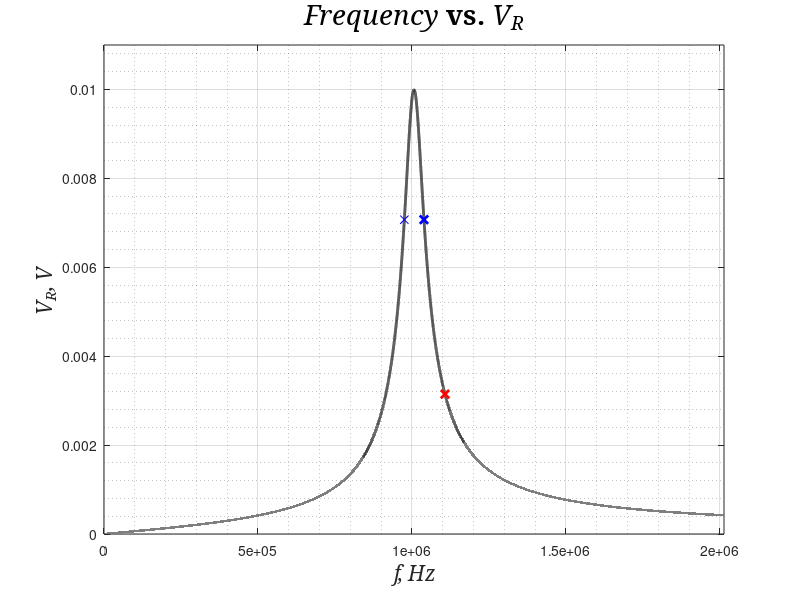

This figure's MATLAB source: (Note: this script raises an error after producing the figure.)
%{
% Script file: Radio_receiver.m
% 
% Purpose:
%     a) To calculate and plot the RMS voltage on the resistive load V_r as a function 
% of frequency; values of the capacitance C, inductance L, resistance R and
% signal voltage V_0 are provided;
%     b) To calculate the response of the RMS voltage V_r if the frequency
% is changed to 10% greater then the resonant frequency; say how selective
% is the radio receiver;
%     c) To calculate at what frequencies will V_r drop to half of the voltage at
% the resonant frequency
%
% Record of revisions:
%       Date         Programmer       Description of change
%     ========      =============     =====================
%     01/15/22      T. K. Koziupa         Original code
% 
% Define variables:
%     L -- The inductance value of the RLC circuit, units: Henries;
%     C -- The capacitance value of the RLC circuit, units: Farads;
%     R -- The resistance value of the RLC circuit, units: Ohms;
%     V_0 -- The input signal level of the RLC circuit, units: Volts;
%     f_resnnc -- The resonant frequency of the LC circuit, units: Hertz;
%     f -- Row-vector of the frequency used for calculations, units: Hertz;
%     omega_a -- Angular frequency of the RLC circuit (task a), units: radians/second;
%     omega_resnnc_a -- resonant angular frequency of the RLC circuit (task a),
% units: radians/second;
%     V_r_a -- Voltage on the resistor (task a), units: Volts;
%     V_r_resnnc_a -- Voltage on the resistive load on the resonant
% frequency (task a), units: Volts;
%     V_r_resnnc_a_dB -- Value of the V_r on the resonant frequency represented in dB 
% (reference value is input signal V_0 = 0.01 V) (task a), units: dB;
%     p1 -- Plot of the first fuction V_r = f(frequency), units: unitless;
%     omega_b -- resonant angular frequency of the frequency 10% higher than 
% resonant frequency (task b), units: radians/second;
%     V_r_b -- Voltage on the resistor on the resonant frequency 10% higher than
% resonant frequency (task b), units: Volts;
%     V_r_b_dB -- Value of the V_r on the resonant frequency 10% higher than initial
% resonant frequency represented in dB (reference value is the input signal
% V_0 = 0.01 V),units: dB;
%     p2 -- Plot of the voltage (red cross) on the resonant frequency 10% higher than initial
% resonant frequency, units: unitless;
%     V_r_0707 -- Indices of the voltage on the resistive load that
% corresponds to the voltage at the lower and higher bandwidth frequencies, units: Volts;
%     V_r_BW_l -- Voltage at the lower bandwidth frequency, units: Volts;
%     V_r_BW_h -- Voltage at the higher bandwidth frequency, units: Volts;
%     f_BW_low -- Lower bandwidth frequency, units: Hertz;
%     f_BW_high -- Higher bandwidth frequency, units: Hertz;
%     bandwidth -- Bandwidth range, units: Hertz;
%     Q_factor -- Quality factor of the RLC circuit, units: unitless;
%     p3 --  Plot of the lower and higher bandwidth frequencies (blue
% crosses), units: unitless;
%     p4 -- Vertical dashed line with lower bandwidth frequency, units: unitless;
%     p5 -- Vertical dashed line with higher bandwidth frequency, units: unitless;
%     p6 -- Horizontal dashed line, marking voltage at the level of -3 dB
% of the voltage at the resonant frequency, units: unitless;
%     V_r_half -- Voltage on the load with the value of half of the voltage at the resonant 
% frequency, units: Volts;
%     f_V_r_half_1 -- Lower frequency at which voltage on the load has the value of half 
% of the voltage at the resonant frequency, units: Hertz;
%     f_V_r_half_2 -- Higher frequency at which voltage on the load has the value of half 
% of the voltage at the resonant frequency, units: Hertz;
%}

clc
clearvars
close all

% Initialize the RLC circuit values and the signal level
L = 0.125*(1e-3);
C = 0.20*(1e-9);
R = 50;
V_0 = 10*(1e-3);

%% a
% Calculations
f_resnnc = 1/(2*pi*sqrt(L*C));
f = 0:10:(2*f_resnnc); % initializing vector of frequency to calculate and plot function V_r = f(frequency)
omega_a = 2*pi*f; 
omega_resnnc_a = 2*pi*f_resnnc;
V_r_a = (R*V_0)./(sqrt(R^2 + ((omega_a.*L) - 1./(omega_a.*C)).^2));
V_r_resnnc_a = (R*V_0)/(sqrt(R^2 + ((omega_resnnc_a*L) - 1/(omega_resnnc_a*C))^2));
V_r_resnnc_a_dB = 10*log(V_r_resnnc_a/V_0);

% Plotting the results
figure
p1 = plot(f, V_r_a, 'k-', 'LineWidth', 2);
grid on
grid minor
axis([0 2*f_resnnc 0 0.011])
title('{\itFrequency} vs. {\itV_R}', 'FontName', 'Serif', 'FontSize', 20)
xlabel('\itf, Hz', 'FontName', 'Serif', 'FontSize', 15)
ylabel('\itV_R, V', 'FontName', 'Serif', 'FontSize', 15)

%% b
% Calculations
% Finding V_r on the frequency 1.1 times (or 10%) higer than the resonant frequency
omega_b = 2*pi*(1.1*f_resnnc);
V_r_b = (R*V_0)/(sqrt(R^2 + ((omega_b*L) - 1/(omega_b*C))^2));
V_r_b_dB = 10*log(V_r_b/V_0);

% Tell the results to the user
fprintf('The voltage on the load on frequency 1.1 times higher than resonant frequency is: %.3e V,\nwhile on the initial resonant frequency the same voltage has the value of %.3e V.\n', V_r_b, V_r_resnnc_a);
fprintf('With respect to the value of input signal V_0:\n     on the initial resonant frequency the strength of V_r is %.3f dB;\n     on the frequency 0.1 times higher than the initial one, the strength of V_r is %.3f dB.\n', V_r_resnnc_a_dB, V_r_b_dB);

% Plotting V_r_b
hold on
p2 = plot(1.1*f_resnnc, V_r_b, 'rx', 'LineWidth', 2);

% Calculating receiver bandwidth and its selectivity;
% plotting the bandwidth and telling the user how selective is RLC circuit
% by examining the plot visually and calculating the quality factor of the receiver: Q-factor = f_resonant/(f_BW_high - f_BW_low)
V_r_0707 = find(abs(V_r_a - max(V_r_a)/sqrt(2)) < 10e-7); % finding the indices of V_r that are -3 dB lower than on the resonant frequency; we obtain four values of V_r_0707, but we will use only two of them, since for lower and higher bandwidth frequency they don't differ significantly
% Finding voltage values corresponding to the lower and higher bandwidth frequencies
V_r_BW_l = V_r_a(V_r_0707(1));
V_r_BW_h = V_r_a(V_r_0707(3));
f_BW_low = f(V_r_0707(1));
f_BW_high = f(V_r_0707(3));
bandwidth = f_BW_high - f_BW_low;
Q_factor = f_resnnc/(bandwidth);

% Plotting the lower and higher values of the bandwidth with corresponding
% voltage levels
p3 = plot(f_BW_low, V_r_a(V_r_0707(1)), 'bx', f_BW_high, V_r_a(V_r_0707(3)), 'bx', 'LineWidth', 2);
p4 = xline(f_BW_low,  'b--');
p5 = xline(f_BW_high, 'b--');

% Plotting the horizontal line with constant y value and which corresponds to the voltage
% levels -3 dB lower than on the resonant frequency
p6 = yline(V_r_BW_l, 'b-.', '\it-3 dB', 'FontName', 'Serif');
warning off % we get the warning that matrix is singular or badly scaled while plotting p6, so we will just ignore it since it doesn't influence any calculations
legend([p1 p2 p3(1) p3(2) p6], '\itV_R = f(frequency)', '\itV_R = f(1.1f_{resonant})', '\itf_{BW.lower}', '\itf_{BW.higher}', '\itV_R = V_{R}/\surd2', 'Location', 'northwest', 'FontName', 'Serif', 'FontSize', 12)

% Telling the results to the user
fprintf('The bandwidth of the given receiver is %.3f Hz (on the plot it is marked by two vertical dashed blue lines);\nthe Q-factor is %.2f.\n', bandwidth, Q_factor);

%% c
% Calculating the volatge value of half of the voltage at the resonant frequency
V_r_half = find(abs(V_r_a - max(V_r_a)/2) < 10e-7);
f_V_r_half_1 = f(V_r_half(2)); % finding corresponding frequencies
f_V_r_half_2 = f(V_r_half(5));

% Telling the results to the user
fprintf('The voltage on the load will drop to half of the voltage at the resonanse frequency at frequencies %d Hz and %d Hz with corresponding voltage value of %.5f V.\n', f_V_r_half_1, f_V_r_half_2, V_r_a(V_r_half(2)));
